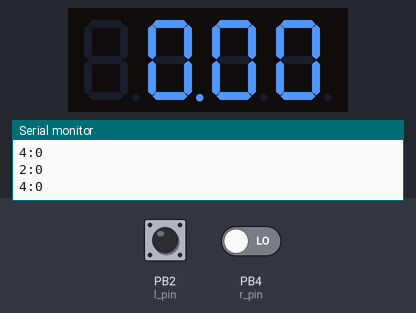
A sketch run on a simulated ATtiny85, built with avr-gcc and run on an emulated ATtiny85. On the bench: 4-digit seven-segment display, the last lines printed to the serial monitor. The inputs (shaded band) are chosen by the test bench; at power-on: PB2 (l_pin) LOW, PB4 (r_pin) LOW.

Above: at 1.8 s.
1.9 s: PB2 (l_pin) driven HIGH and PB4 (r_pin) driven HIGH
At 2.8 s:
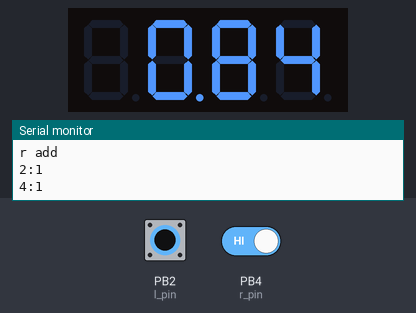
3.5 s: PB2 (l_pin) pulsed LOW 2 times (0.12 s each, 0.3 s apart)
At 5.1 s:
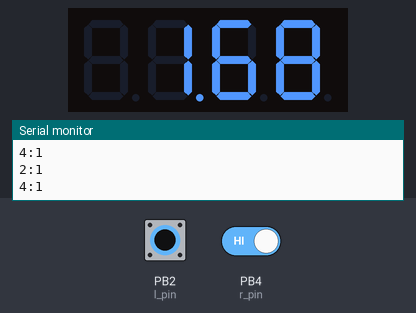
Timing chart, 0 to 6.6 s (numbered marks = the images above; inputs shaded):
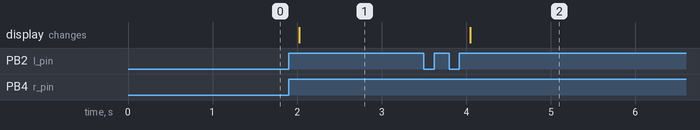

Measured:
- after the input at 1.9 s, the display: changes after 0.13 s (image 1)
- after the input at 3.5 s, the display: changes after 0.55 s (image 2)

The sketch:

rain.ino
```cpp
#include <Wire.h> // Enable this line if using Arduino Uno, Mega, etc.
#include "Adafruit_LEDBackpack.h"
#include "Adafruit_GFX.h"

Adafruit_7segment matrix = Adafruit_7segment();

float h = 0;
int l_pin = 2;
int r_pin = 4;

bool start = false;

void setup() {
#ifndef __AVR_ATtiny85__
  Serial.begin(9600);
#endif
  matrix.begin(0x70);
  //330ml 45下
  //漏斗直径10cm
  //计算面积
  float s = PI * 25;
  //计算每次的体积
  float x = (float)330 / 50;
  //计算每次的水量高度，单位mm
  h = x / s * 10;
}

bool read_status(int pin) {
  int n = digitalRead(pin);
  Serial.print(pin);
  Serial.print(":");
  Serial.println(n);
  if (n > 0) { //大于2v电压
    return true;
  }else {
    return false;
  }
}

bool l_pre_status = false;
bool r_pre_status = false;

float hight = 0;

void loop() {
  int t = millis() / 1000;
  bool s = read_status(l_pin);
  if (s == true && l_pre_status == false) { //增加一次
    if (start == false) {
      start = true;
    }else {
      hight += h;
      Serial.println("l add");
    }
  }
  l_pre_status = s;

  s = read_status(r_pin);
  if (s == true && r_pre_status == false) {
    if (start == false) {
      start = true;
    }else {
      hight += h;
      Serial.println("r add");
    }
  }
  r_pre_status = s;

  matrix.print(hight);
  matrix.writeDisplay();
  delay(500);
}
```
